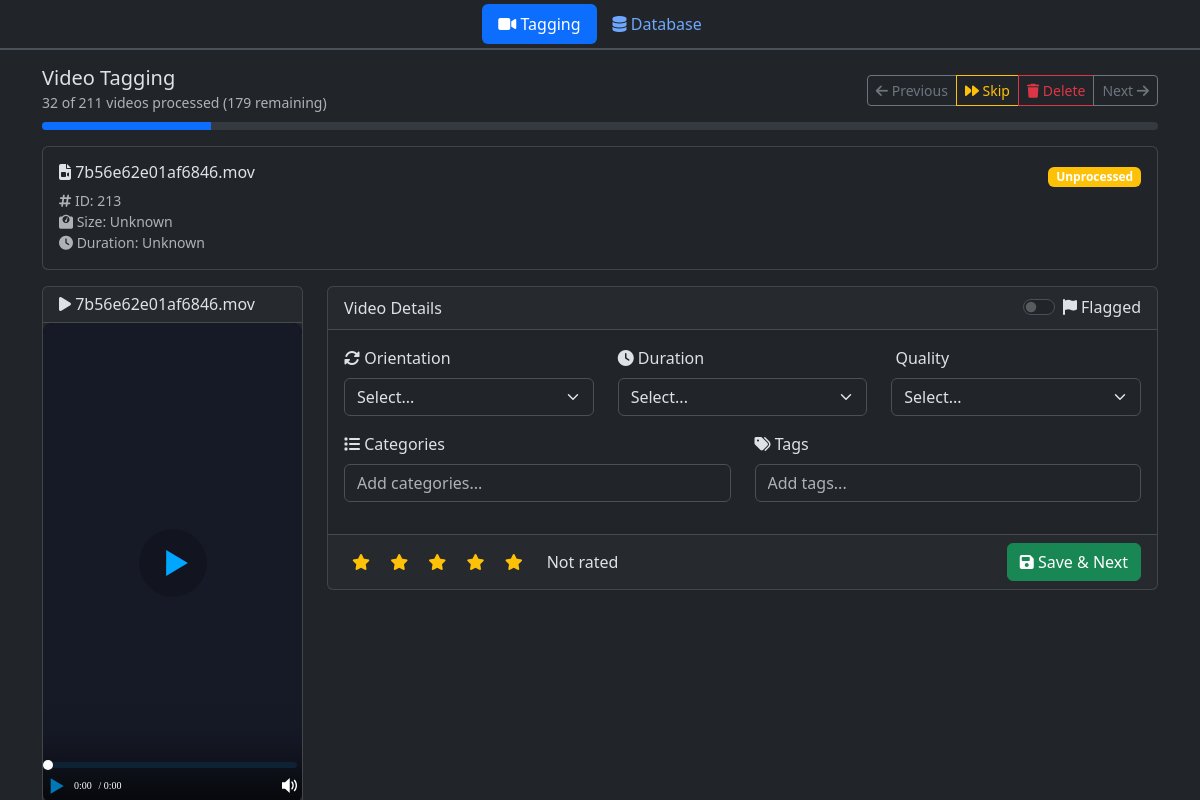
The app's page /index.php?video=213 with its own data.
### tables this page shows
CREATE TABLE videos (
            id INTEGER PRIMARY KEY,
            file_name TEXT UNIQUE,
            file_path TEXT,
            duration INTEGER,
            width INTEGER,
            height INTEGER,
            orientation TEXT,
            quality TEXT,
            is_processed INTEGER DEFAULT 0,
            flagged INTEGER DEFAULT 0,
            created_at DATETIME DEFAULT CURRENT_TIMESTAMP
        , rating INTEGER DEFAULT 0);

### includes/helpers.php (called while the page is built, shortened)
<?php
function getVideoMetadata($videoPath) {
    $metadata = [
        'duration' => 0,
        'width' => 0,
        'height' => 0,
        'size' => 0,
        'orientation' => 'unknown'
    ];
    if (!file_exists($videoPath)) {
        return $metadata;
    }
    return $metadata;
}
function formatDuration($seconds) {
    if ($seconds <= 0) return 'Unknown';
}
function formatFileSize($bytes) {
    if ($bytes <= 0) return 'Unknown';
    $units = ['B', 'KB', 'MB', 'GB', 'TB'];
    $bytes = max($bytes, 0);
    $pow = floor(($bytes ? log($bytes) : 0) / log(1024));
    $pow = min($pow, count($units) - 1);
    $bytes /= pow(1024, $pow);
    return round($bytes, 2) . ' ' . $units[$pow];
}
?>

### index.php (the view, shortened to what this page needs)
<?php
require_once 'config.php';
$videoId = isset($_GET['video']) ? intval($_GET['video']) : 0;
$specificVideo = $videoId > 0;
if ($specificVideo) {
    $stmt = $db->prepare('SELECT * FROM videos WHERE id = ?');
    $stmt->bindValue(1, $videoId, SQLITE3_INTEGER);
    $result = $stmt->execute();
    $currentVideo = $result ? $result->fetchArray(SQLITE3_ASSOC) : null;
}
$prevVideo = null;
$nextVideo = null;
if ($currentVideo) {
    $stmt = $db->prepare('SELECT * FROM videos WHERE id < ? ORDER BY id DESC LIMIT 1');
    $stmt->bindValue(1, $currentVideo['id'], SQLITE3_INTEGER);
    $result = $stmt->execute();
    $prevVideo = $result ? $result->fetchArray(SQLITE3_ASSOC) : null;
    if ($specificVideo) {
        $stmt = $db->prepare('SELECT * FROM videos WHERE id > ? ORDER BY id ASC LIMIT 1');
        $stmt->bindValue(1, $currentVideo['id'], SQLITE3_INTEGER);
        $result = $stmt->execute();
        $nextVideo = $result ? $result->fetchArray(SQLITE3_ASSOC) : null;
    }
}
$videoMetadata = [];
if ($currentVideo) {
  $videoMetadata = getVideoMetadata($currentVideo['file_path']);
}
$totalVideos = $db->querySingle('SELECT COUNT(*) FROM videos');
$processedVideos = $db->querySingle('SELECT COUNT(*) FROM videos WHERE is_processed = 1');
$remainingVideos = $totalVideos - $processedVideos;
$progressPercent = $totalVideos > 0 ? ($processedVideos / $totalVideos * 100) : 0;
?>
<!DOCTYPE html>
<html lang="en">
<head>
  <link href="https://cdn.jsdelivr.net/npm/bootstrap@5.3.8/dist/css/bootstrap.min.css" rel="stylesheet">
  <link href="FA6/css/all.min.css" rel="stylesheet" />
  <link href="https://cdn.jsdelivr.net/npm/@yaireo/tagify/dist/tagify.css" rel="stylesheet" type="text/css" />
</head>
<body data-bs-theme="dark">
  <div class="container-fluid border-bottom border-2 p-1 m-0">
    <ul class="nav nav-pills justify-content-center">
      <li class="nav-item">
        <a class="nav-link <?php echo basename($_SERVER['PHP_SELF']) === 'index.php' ? 'active' : ''; ?>" href="index.php">
          <i class="fa-solid fa-video"></i> Tagging
        </a>
      </li>
      <li class="nav-item">
        <a class="nav-link <?php echo basename($_SERVER['PHP_SELF']) === 'database.php' ? 'active' : ''; ?>" href="database.php">
          <i class="fa-solid fa-database"></i> Database
        </a>
      </li>
    </ul>
  </div>
  <main class="container mt-3">
    <?php if ($currentVideo): ?>
        <div class="row mb-3">
          <div class="col-12">
            <div class="d-flex justify-content-between align-items-center mb-2">
              <div>
                <h5 class="mb-0">Video Tagging</h5>
                <small class="text-muted">
                  <?php echo "$processedVideos of $totalVideos videos processed"; ?>
                  <?php if ($remainingVideos > 0): ?>
                    (<?php echo $remainingVideos; ?> remaining)
                  <?php endif; ?>
                </small>
              </div>
              <div class="btn-group">
              <?php if ($prevVideo): ?>
                <a href="?video=<?php echo $prevVideo['id']; ?>" class="btn btn-outline-secondary btn-sm">
                  <i class="fa-solid fa-arrow-left"></i> Previous
                </a>
              <?php endif; ?>
              <button class="btn btn-outline-warning btn-sm" id="skip-btn">
                <i class="fa-solid fa-forward"></i> Skip
              </button>
              <?php if ($currentVideo): ?>
                <button class="btn btn-outline-danger btn-sm" id="delete-btn">
                  <i class="fa-solid fa-trash"></i> Delete
                </button>
              <?php endif; ?>
              <?php if ($nextVideo): ?>
                <a href="?video=<?php echo $nextVideo['id']; ?>" class="btn btn-outline-secondary btn-sm">
                  Next <i class="fa-solid fa-arrow-right"></i>
                </a>
              <?php endif; ?>
            </div>
            </div>
            <div class="progress" style="height: 8px;">
              <div class="progress-bar" role="progressbar"
                style="width: <?php echo $progressPercent; ?>%">
              </div>
            </div>
          </div>
        </div>
        <?php if ($currentVideo): ?>
        <div class="row mb-3">
          <div class="col-12">
            <div class="card">
              <div class="card-body">
                <div class="d-flex justify-content-between align-items-start">
                  <div class="w-50">
                    <h6 class="mb-1">
                      <i class="fa-solid fa-file-video"></i>
                      <?php echo htmlspecialchars($currentVideo['file_name'], ENT_QUOTES, 'UTF-8'); ?>
                    </h6>
                    <div class="row mt-2">
                      <div class="col-md-6">
                        <small class="text-muted">
                          <div><i class="fa-solid fa-hashtag"></i> ID: <?php echo $currentVideo['id']; ?></div>
                          <div><i class="fa-solid fa-weight-scale"></i> Size: <span><?php echo formatFileSize($videoMetadata['size'] ?? 0); ?></span></div>
                          <div><i class="fa-solid fa-clock"></i> Duration: <?php echo formatDuration($videoMetadata['duration'] ?? 0); ?></div>
                        </small>
                      </div>
                      <div class="col-md-6">
                      </div>
                    </div>
                  </div>
                  <div class="p-0 m-0">
                    <?php if ($currentVideo['is_processed']): ?>
                      <span class="badge bg-success">Processed</span>
                    <?php else: ?>
                      <span class="badge bg-warning">Unprocessed</span>
                    <?php endif; ?>
                  </div>
                </div>
              </div>
            </div>
          </div>
        </div>
        <?php endif; ?>
      <div class="row">
        <div class="col-md-3">
          <div class="card">
            <div class="card-header">
              <h6 class="mb-0">
                <i class="fa-solid fa-play"></i>
                <?php echo htmlspecialchars($currentVideo['file_name'], ENT_QUOTES, 'UTF-8'); ?>
              </h6>
            </div>
            <div class="card-body p-0">
              <div id="video-player">
              </div>
            </div>
          </div>
        </div>
        <div class="col-md-9">
          <div class="card">
            <div class="card-header d-flex justify-content-between align-items-center">
              <span>Video Details</span>
              <div class="form-check form-switch">
                <input class="form-check-input" type="checkbox" id="flagged-switch">
                <label class="form-check-label" for="flagged-switch">
                  <i class="fa-solid fa-flag"></i> Flagged
                </label>
              </div>
            </div>
            <div class="card-body">
              <div class="row mb-3">
                <div class="col-md-4">
                  <label class="form-label">
                    <i class="fa-solid fa-rotate"></i> Orientation
                  </label>
                  <select class="form-select" id="video-orientation">
                    <option value="">Select...</option>
                  </select>
                </div>
                <div class="col-md-4">
                  <label class="form-label">
                    <i class="fa-solid fa-clock"></i> Duration
                  </label>
                  <select class="form-select" id="video-duration">
                    <option value="">Select...</option>
                  </select>
                </div>
                <div class="col-md-4">
                  <label class="form-label">
                    <i class="fa-solid fa-high-definition"></i> Quality
                  </label>
                  <select class="form-select" id="video-quality">
                    <option value="">Select...</option>
                  </select>
                </div>
              </div>
              <div class="row">
                <div class="col-md-6 mb-3">
                  <label class="form-label">
                    <i class="fa-solid fa-list"></i> Categories
                  </label>
                  <input id="category-input" class="form-control" placeholder="Add categories..."/>
                </div>
                <div class="col-md-6 mb-3">
                  <label class="form-label">
                    <i class="fa-solid fa-tags"></i> Tags
                  </label>
                  <input id="tags-input" class="form-control" placeholder="Add tags..."/>
                </div>
              </div>
            </div>
            <div class="card-footer">
              <div class="d-flex justify-content-between">
                <?php if ($currentVideo): ?>
                <div class="d-flex align-items-center gap-3">
                  <div class="rating-stars">
                    <?php for ($i = 1; $i <= 5; $i++): ?>
                      <button type="button"
                          class="btn btn-outline-warning rating-star <?php echo ($currentVideo['rating'] >= $i) ? 'active' : ''; ?>"
                          data-rating="<?php echo $i; ?>">
                        <i class="fa-solid fa-star"></i>
                      </button>
                    <?php endfor; ?>
                  </div>
                    <span class="rating-text">
                      <?php
                      $ratingText = ['Unrated', 'Poor', 'Fair', 'Good', 'Very Good', 'Excellent'];
                      echo $currentVideo['rating'] > 0 ? $ratingText[$currentVideo['rating']] : 'Not rated';
                      ?>
                    </span>
                </div>
                <?php endif; ?>
                <div>
                  <button class="btn btn-success" id="save-btn">
                    <i class="fa-solid fa-save"></i> Save & Next
                  </button>
                </div>
              </div>
            </div>
          </div>
        </div>
      </div>
    <?php endif; ?>
  </main>
</body>
</html>

### index.php (style rules this page uses)
#video-player { width: 100%; height: auto; background: #000; display: flex; align-items: center; justify-content: center; color: #fff; }
.rating-stars .btn { padding: 0.25rem 0.5rem; border: none; }
.rating-text { font-weight: 500; }

### records on screen
videos: file_name "7b56e62e01af6846.mov", id "213", file_path "Unknown"

### other values on screen
$processedVideos "32"
$totalVideos "211"
$remainingVideos "179"
